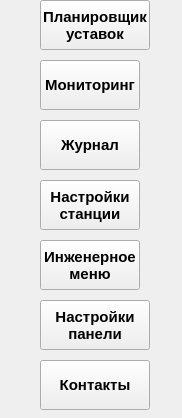
    <widget class="QStackedWidget" name="settings_buttons_stackedWidget">
     <property name="geometry">
      <rect>
       <x>0</x>
       <y>60</y>
       <width>182</width>
       <height>418</height>
      </rect>
     </property>
     <widget class="QWidget" name="Settings_Main_Buttons_page">
      <widget class="QLabel" name="go_to_manager_page_label">
       <property name="geometry">
        <rect>
         <x>0</x>
         <y>0</y>
         <width>40</width>
         <height>50</height>
        </rect>
       </property>
       <property name="text">
        <string/>
       </property>
      </widget>
      <widget class="QPushButton" name="go_to_manager_page_pushButton">
       <property name="geometry">
        <rect>
         <x>40</x>
         <y>0</y>
         <width>110</width>
         <height>50</height>
        </rect>
       </property>
       <property name="font">
        <font>
         <family>Arial</family>
         <pointsize>11</pointsize>
         <weight>75</weight>
         <bold>true</bold>
        </font>
       </property>
       <property name="text">
        <string>Планировщик 
уставок</string>
       </property>
      </widget>
      <widget class="QLabel" name="go_to_tracking_page_label">
       <property name="geometry">
        <rect>
         <x>0</x>
         <y>60</y>
         <width>40</width>
         <height>50</height>
        </rect>
       </property>
       <property name="text">
        <string/>
       </property>
      </widget>
      <widget class="QPushButton" name="go_to_tracking_page_pushButton">
       <property name="geometry">
        <rect>
         <x>40</x>
         <y>60</y>
         <width>100</width>
         <height>50</height>
        </rect>
       </property>
       <property name="font">
        <font>
         <family>Arial</family>
         <pointsize>11</pointsize>
         <weight>75</weight>
         <bold>true</bold>
        </font>
       </property>
       <property name="text">
        <string>Мониторинг</string>
       </property>
      </widget>
      <widget class="QLabel" name="go_to_journal_page_label">
       <property name="geometry">
        <rect>
         <x>0</x>
         <y>120</y>
         <width>40</width>
         <height>50</height>
        </rect>
       </property>
       <property name="text">
        <string/>
       </property>
      </widget>
      <widget class="QPushButton" name="go_to_journal_page_pushButton">
       <property name="geometry">
        <rect>
         <x>40</x>
         <y>120</y>
         <width>100</width>
         <height>50</height>
        </rect>
       </property>
       <property name="font">
        <font>
         <family>Arial</family>
         <pointsize>11</pointsize>
         <weight>75</weight>
         <bold>true</bold>
        </font>
       </property>
       <property name="text">
        <string>Журнал</string>
       </property>
      </widget>
      <widget class="QLabel" name="go_to_station_settings_page_label">
       <property name="geometry">
        <rect>
         <x>0</x>
         <y>180</y>
         <width>40</width>
         <height>50</height>
        </rect>
       </property>
       <property name="text">
        <string/>
       </property>
      </widget>
      <widget class="QPushButton" name="go_to_station_settings_page_pushButton">
       <property name="geometry">
        <rect>
         <x>40</x>
         <y>180</y>
         <width>100</width>
         <height>50</height>
        </rect>
       </property>
       <property name="font">
        <font>
         <family>Arial</family>
         <pointsize>11</pointsize>
         <weight>75</weight>
         <bold>true</bold>
        </font>
       </property>
       <property name="text">
        <string>Настройки
станции</string>
       </property>
      </widget>
      <widget class="QLabel" name="go_to_engineering_menu_page_label">
       <property name="geometry">
        <rect>
         <x>0</x>
         <y>240</y>
         <width>40</width>
         <height>50</height>
        </rect>
       </property>
       <property name="text">
        <string/>
       </property>
      </widget>
      <widget class="QPushButton" name="go_to_engineering_menu_page_pushButton">
       <property name="geometry">
        <rect>
         <x>40</x>
         <y>240</y>
         <width>100</width>
         <height>50</height>
        </rect>
       </property>
       <property name="font">
        <font>
         <family>Arial</family>
         <pointsize>11</pointsize>
         <weight>75</weight>
         <bold>true</bold>
        </font>
       </property>
       <property name="text">
        <string>Инженерное 
меню</string>
       </property>
      </widget>
      <widget class="QLabel" name="go_to_panel_settings_page_label">
       <property name="geometry">
        <rect>
         <x>0</x>
         <y>300</y>
         <width>40</width>
         <height>50</height>
        </rect>
       </property>
       <property name="text">
        <string/>
       </property>
      </widget>
      <widget class="QPushButton" name="go_to_panel_settings_page_pushButton">
       <property name="geometry">
        <rect>
         <x>40</x>
         <y>300</y>
         <width>110</width>
         <height>50</height>
        </rect>
       </property>
       <property name="font">
        <font>
         <family>Arial</family>
         <pointsize>11</pointsize>
         <weight>75</weight>
         <bold>true</bold>
        </font>
       </property>
       <property name="text">
        <string>Настройки
панели</string>
       </property>
      </widget>
      <widget class="QLabel" name="go_to_contacts_page_label">
       <property name="geometry">
        <rect>
         <x>0</x>
         <y>360</y>
         <width>40</width>
         <height>50</height>
        </rect>
       </property>
       <property name="text">
        <string/>
       </property>
      </widget>
      <widget class="QPushButton" name="go_to_contacts_page_pushButton">
       <property name="geometry">
        <rect>
         <x>40</x>
         <y>360</y>
         <width>110</width>
         <height>50</height>
        </rect>
       </property>
       <property name="font">
        <font>
         <family>Arial</family>
         <pointsize>11</pointsize>
         <weight>75</weight>
         <bold>true</bold>
        </font>
       </property>
       <property name="layoutDirection">
        <enum>Qt::LeftToRight</enum>
       </property>
       <property name="text">
        <string>Контакты</string>
       </property>
      </widget>
      <widget class="QLabel" name="label_21">
       <property name="geometry">
        <rect>
         <x>150</x>
         <y>360</y>
         <width>30</width>
         <height>50</height>
        </rect>
       </property>
       <property name="text">
        <string/>
       </property>
      </widget>
      <widget class="QLabel" name="label_22">
       <property name="geometry">
        <rect>
         <x>150</x>
         <y>300</y>
         <width>30</width>
         <height>50</height>
        </rect>
       </property>
       <property name="text">
        <string/>
       </property>
      </widget>
      <widget class="QLabel" name="label_23">
       <property name="geometry">
        <rect>
         <x>140</x>
         <y>240</y>
         <width>40</width>
         <height>50</height>
        </rect>
       </property>
       <property name="text">
        <string/>
       </property>
      </widget>
      <widget class="QLabel" name="label_24">
       <property name="geometry">
        <rect>
         <x>140</x>
         <y>180</y>
         <width>40</width>
         <height>50</height>
        </rect>
       </property>
       <property name="text">
        <string/>
       </property>
      </widget>
      <widget class="QLabel" name="label_25">
       <property name="geometry">
        <rect>
         <x>140</x>
         <y>120</y>
         <width>40</width>
         <height>50</height>
        </rect>
       </property>
       <property name="text">
        <string/>
       </property>
      </widget>
      <widget class="QLabel" name="label_26">
       <property name="geometry">
        <rect>
         <x>140</x>
         <y>60</y>
         <width>40</width>
         <height>50</height>
        </rect>
       </property>
       <property name="text">
        <string/>
       </property>
      </widget>
     </widget>
     <widget class="QWidget" name="page_7"/>
    </widget>
